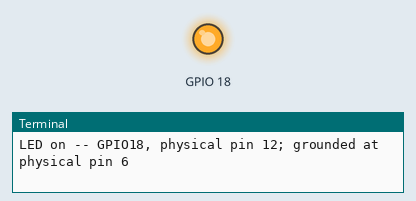
This program was run on a simulated Raspberry Pi (BCM pin numbers). Parts: output pins drawn as LEDs (lit = HIGH), the last lines printed to the terminal. At 10.0 s the program stops and its outputs stay as they are.

Above: at 0.1 s.
At 10.1 s:
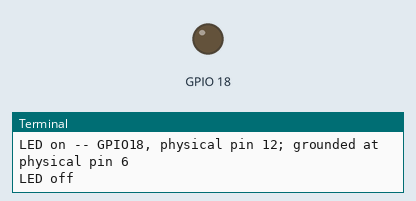
Timing chart, 0 to 11.5 s (numbered marks = the images above):
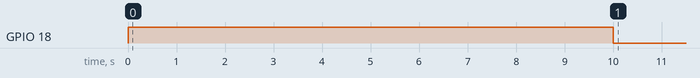

Measured:
- by itself, GPIO 18: LOW → HIGH at 0.00 s, → LOW 10.0 s later

The program:

test-led.py
```python
import RPi.GPIO as GPIO
import time

GPIO.setmode(GPIO.BCM)
GPIO.setwarnings(False)

GPIO.setup(18,GPIO.OUT)
# check pinout.xyz for pin diagram
print("LED on -- GPIO18, physical pin 12; grounded at physical pin 6")
GPIO.output(18,GPIO.HIGH)
time.sleep(10)

print("LED off")
GPIO.output(18,GPIO.LOW)
```
